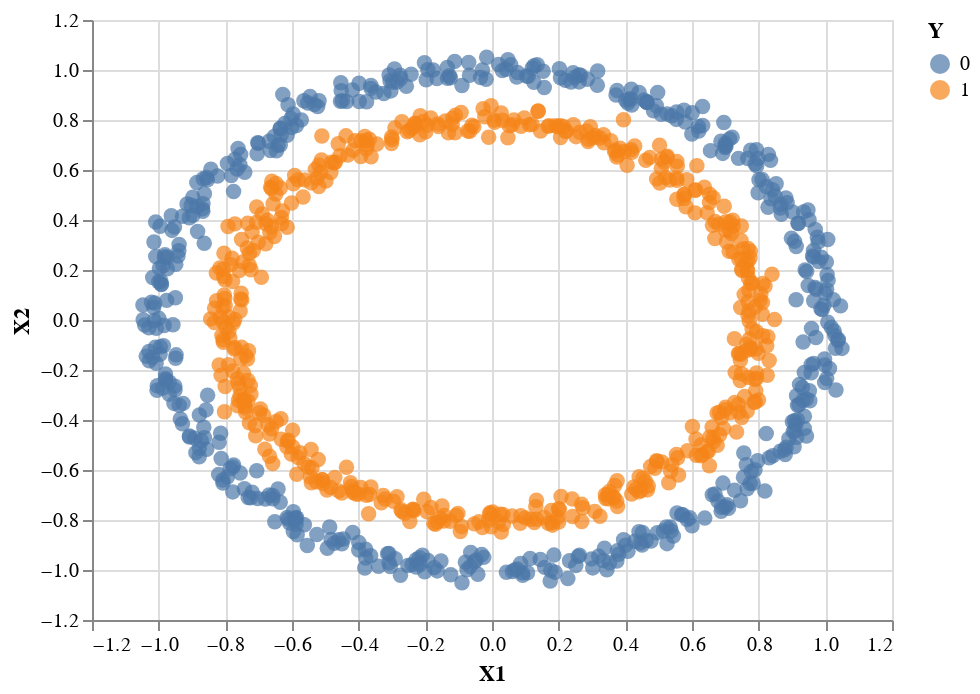

This figure's notebook cell:
### Markdown cell above
# Classification

Types:
* Binary
* Multiclass classification (Binary buth with more classes)
* Multilabel classification (Assign mutiple os one label to a feature vector)

### Code cell
# Make artificial data_viz
X, Y = make_circles(1000, noise=0.03, random_state=32)

# Make data_vizframe to allow viz
data_viz = pd.DataFrame(X, columns=["X1", "X2"])
data_viz["Y"] = Y
data_viz["Y"] =  data_viz["Y"].apply(str)

# Visualize it
alt.Chart(data_viz).mark_circle(size=60).encode(
    x="X1",
    y="X2",
    color="Y"
)#.interactive()

### Figure 1 — Vega-Lite specification as saved in the notebook (floating-point values rounded to 4 significant figures; data arrays with more than 128 entries replaced by an {"elided": "..."} marker saying what was removed)
{"config": {"view": {"continuousWidth": 400, "continuousHeight": 300}}, "data": {"name": "data-b958f65e95312a911901ba2f1dd69200"}, "mark": {"type": "circle", "size": 60}, "encoding": {"color": {"field": "Y", "type": "nominal"}, "x": {"field": "X1", "type": "quantitative"}, "y": {"field": "X2", "type": "quantitative"}}, "$schema": "https://vega.github.io/schema/vega-lite/v4.17.0.json", "datasets": {"data-b958f65e95312a911901ba2f1dd69200": {"elided": "1000 records"}}}
